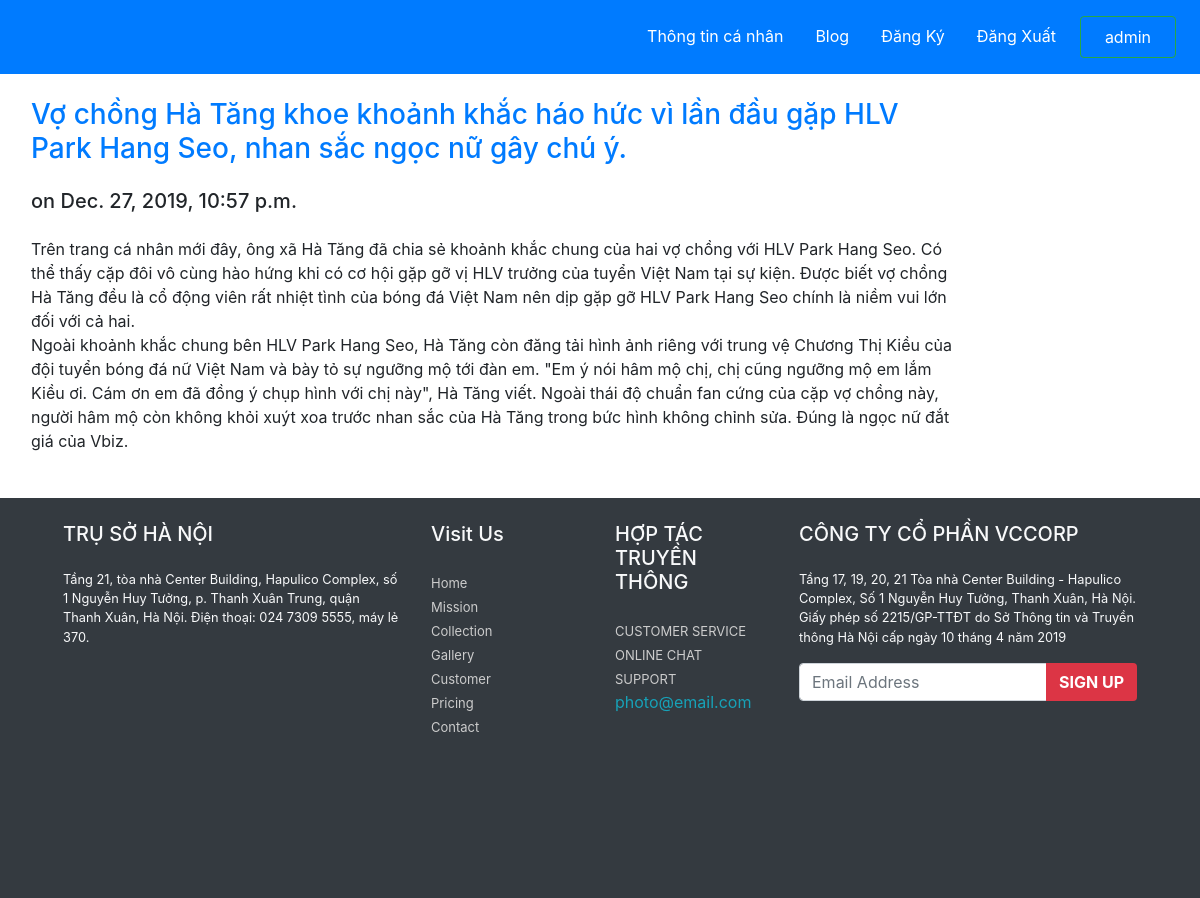
Page /blog/1/ (signed in) on the committed database.
### blog/models.py (models this page shows, shortened)
class Post(models.Model):
    title = models.CharField(max_length=200)
    body = models.TextField()
    date = models.DateTimeField(auto_now_add=True)

### blog/views.py (the view)
# urls.py: path('<int:id>/', views.post, name='post'),
def post(request, id):
    post = Post.objects.get(id=id)
    return render(request, 'blog/post.html', {'post': post})

### blog/templates/blog/post.html (shortened to what this page needs)
{% extends "pages/base.html" %}
{% block content %}
<h3 class="my-4 mx-3"><a href='{% url 'post' post.id %}'>{{post.title}}</a></h3>
<h5 class="my-4 mx-3">on {{post.date}}</h5>
<div class="my-4 mx-3">{{post.body|safe|linebreaks}}</div>
{% endblock  %}

### home/templates/pages/base.html (shortened to what this page needs)
<!DOCTYPE html>
<html lang="en" dir="ltr">
<head>
    {% load staticfiles %}
    <link rel="stylesheet" href="{% static 'css/bootstrap.min.css' %}" type="text/css">
</head>
<body>
     <header>
          <nav class="navbar flex-row-reverse  navbar-expand-sm bg-primary  navbar-light">
                 <ul class="navbar-nav ">
                   <li class="nav-item">
                     <a href="/" class="nav-link m-2 menu-item text-white ">Thông tin cá nhân</a>
                   </li>
                   <li class="nav-item">
                     <a href="{% url 'blog'%}" class="nav-link m-2 menu-item text-white ">Blog</a>
                   </li>
                   <li class="nav-item">
                     <a href="{% url 'register'%}" class="nav-link m-2 menu-item text-white ">Đăng Ký</a>
                   </li>
                    <li class="nav-item">
                        <a class="nav-link m-2 menu-item text-white " href="{% url 'logout' %}">Đăng Xuất</a>
                    </li>
                     <li class="nav-item">
                     <a  class="nav-link m-2 menu-item text-white btn btn-outline-success px-4  ">{% if user.username %}
                        {{user.username}}</a>
                   </li>
                      {% else %}
                        <a class="nav-link m-2 menu-item text-white " href="{% url 'login' %}">Đăng Nhập</a>
                     {% endif %}
                </ul>
          </nav>
      </header>
        <div class="row">
            <div class="col-sm-10">
                 <div class="container-fluid">
                    {% block content %}
                    {% endblock %}
                 </div>
            </div>
        </div>
        <footer class="bg-dark px-5">
      <div class="container-fluid">
        <div class="row text-light py-4">
          <div class="col-lg-4 col-sm-6">
            <h5 class="pb-3">TRỤ SỞ HÀ NỘI</h5>
            <p class="small">Tầng 21, tòa nhà Center Building, Hapulico Complex, số 1 Nguyễn Huy Tưởng,
             p. Thanh Xuân Trung, quận Thanh Xuân, Hà Nội. Điện thoại: 024 7309 5555, máy lẻ 370.</p>
          </div>
          <div class="col-lg-2 col-sm-6">
            <h5 class="pb-3">Visit Us</h5>
            <ul class="list-unstyled">
              <li>
                <a href="#" class="footer-link">Home</a>
              </li>
              <li>
                <a href="#" class="footer-link">Mission</a>
              </li>
              <li>
                <a href="#" class="footer-link">Collection</a>
              </li>
              <li>
                <a href="#" class="footer-link">Gallery</a>
              </li>
              <li>
                <a href="#" class="footer-link">Customer</a>
              </li>
              <li>
                <a href="#" class="footer-link">Pricing</a>
              </li>
              <li>
                <a href="#" class="footer-link">Contact</a>
              </li>
            </ul>
          </div>
          <div class="col-lg-2 col-sm-6">
            <h5 class="pb-3">HỢP TÁC TRUYỀN THÔNG</h5>
            <ul class="list-unstyled">
              <li>
                <a href="#" class="footer-link text-uppercase">Customer Service</a>
              </li>
              <li>
                <a href="#" class="footer-link text-uppercase">Online chat</a>
              </li>
              <li>
                <a href="#" class="footer-link text-uppercase">Support</a>
              </li>
              <li>
                <a href="#" class="text-info">photo@email.com</a>
              </li>
            </ul>
          </div>
          <div class="col-lg-4 col-sm-6" id="Contact">
            <h5 class="pb-3">CÔNG TY CỔ PHẦN VCCORP</h5>
            <p class="small">Tầng 17, 19, 20, 21 Tòa nhà Center Building - Hapulico Complex, Số 1 Nguyễn Huy Tưởng,
              Thanh Xuân, Hà Nội.
              Giấy phép số 2215/GP-TTĐT do Sở Thông tin và Truyền thông Hà Nội cấp ngày 10 tháng 4 năm 2019</p>
              <form class="">
                <div class="input-group">
                  <input type="text" class="form-control" placeholder="Email Address">
                  <div class="input-group-append">
                    <button type="button" class="btn bg-danger text-white text-uppercase font-weight-bold">Sign UP</button>
                  </div>
                </div>
              </form>
              <ul class="list-inline">
              </ul>
          </div>
          </div>
        </div>
    </footer>
</body>
</html>

### home/templates/pages/base.html (style rules this page uses)
.footer-link { color: #ccc; font-size: 13px; transition: all 3s; }
.container-fluid { min-height: 400px; }

### rows in the picture
Post: title "Vợ chồng Hà Tăng khoe khoảnh khắc háo hức vì lần đầu gặp HLV Park Hang Seo, nhan sắc ngọc nữ gây chú ý.", date "Dec. 27, 2019, 10:57 p.m.", body "Trên trang cá nhân mới đây, ông xã Hà Tăng đã chia sẻ khoảnh khắc chung của hai vợ chồng với HLV Park Hang Seo. Có thể thấy cặp đôi vô cùng hào hứng khi có cơ hội gặp gỡ vị HLV trưởng của tuyển Việt Nam tại sự kiện. Được biết vợ chồng Hà Tăng đều là cổ động viên rất nhiệt tình của bóng đá Việt Nam nên dịp gặp gỡ HLV Park Hang Seo chính là niềm vui lớn đối với cả hai. Ngoài khoảnh khắc chung bên HLV Park Hang Seo, Hà Tăng còn đăng tải hình ảnh riêng với trung vệ Chương Thị Kiều của đội tuyển bóng đá nữ Việt Nam và bày tỏ sự ngưỡng mộ tới đàn em. \"Em ý nói hâm mộ chị, chị cũng ngưỡng mộ em lắm Kiều ơi. Cám ơn em đã đồng ý chụp hình với chị này\", Hà Tăng viết. Ngoài thái độ chuẩn fan cứng của…"

### other values in the picture
{{ user.username }} "admin"
